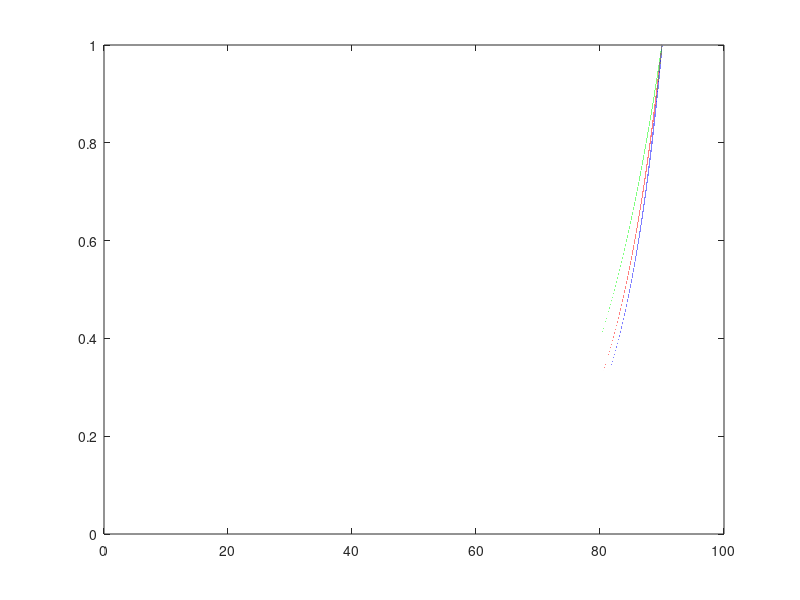

The MATLAB source for this figure:
x0 = 0 : 0.0001 : 90

cosx = cos(x0 * pi / 180)

n1 = 1
n2 = 3 ./ 4

eta = n1 ./ n2
y0 = (eta + (cosx) .^ 2 - 1 - cosx) ./ (2 .* ((eta + (cosx) .^ 2 - 1 + cosx))) .* (1 + ((cosx .* (eta + (cosx) .^ 2 - 1 + cosx) -1) .^ 2) ./ ((cosx .* (eta + (cosx) .^ 2 - 1 - cosx) +1) .^ 2))
 
y1 = 1 ./ ((1 + cosx) .^ 8)

r0 = ((n1 - n2) ./ (n1 + n2)) .^ 2
y2 = r0 + (1 - r0) .* (1 - cosx) .^ 5 

plot(x0, y0, 'r', x0, y1, 'b', x0, y2, 'g')